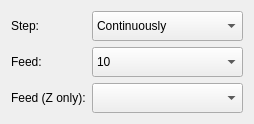
<?xml version="1.0" encoding="UTF-8"?>
<ui version="4.0">
 <class>partMainJogParameters</class>
 <widget class="QWidget" name="partMainJogParameters">
  <property name="geometry">
   <rect>
    <x>0</x>
    <y>0</y>
    <width>254</width>
    <height>120</height>
   </rect>
  </property>
  <property name="windowTitle">
   <string>Form</string>
  </property>
  <layout class="QFormLayout" name="middlePartLayout">
   <item row="0" column="0">
    <widget class="QLabel" name="lblStep">
     <property name="sizePolicy">
      <sizepolicy hsizetype="Preferred" vsizetype="Expanding">
       <horstretch>0</horstretch>
       <verstretch>0</verstretch>
      </sizepolicy>
     </property>
     <property name="text">
      <string>Step:</string>
     </property>
    </widget>
   </item>
   <item row="0" column="1">
    <widget class="ComboBoxKey" name="cboJogStep">
     <property name="minimumSize">
      <size>
       <width>0</width>
       <height>30</height>
      </size>
     </property>
     <property name="editable">
      <bool>false</bool>
     </property>
     <property name="insertPolicy">
      <enum>QComboBox::InsertPolicy::NoInsert</enum>
     </property>
     <item>
      <property name="text">
       <string>Continuously</string>
      </property>
     </item>
     <item>
      <property name="text">
       <string>0.01</string>
      </property>
     </item>
     <item>
      <property name="text">
       <string>0.1</string>
      </property>
     </item>
     <item>
      <property name="text">
       <string>1</string>
      </property>
     </item>
     <item>
      <property name="text">
       <string>5</string>
      </property>
     </item>
     <item>
      <property name="text">
       <string>10</string>
      </property>
     </item>
     <item>
      <property name="text">
       <string>100</string>
      </property>
     </item>
    </widget>
   </item>
   <item row="1" column="0">
    <widget class="QLabel" name="lblFeed">
     <property name="sizePolicy">
      <sizepolicy hsizetype="Preferred" vsizetype="Expanding">
       <horstretch>0</horstretch>
       <verstretch>0</verstretch>
      </sizepolicy>
     </property>
     <property name="text">
      <string>Feed:</string>
     </property>
    </widget>
   </item>
   <item row="1" column="1">
    <widget class="ComboBoxKey" name="cboJogFeed">
     <property name="minimumSize">
      <size>
       <width>0</width>
       <height>30</height>
      </size>
     </property>
     <property name="editable">
      <bool>false</bool>
     </property>
     <property name="insertPolicy">
      <enum>QComboBox::InsertPolicy::NoInsert</enum>
     </property>
     <item>
      <property name="text">
       <string>10</string>
      </property>
     </item>
     <item>
      <property name="text">
       <string>50</string>
      </property>
     </item>
     <item>
      <property name="text">
       <string>100</string>
      </property>
     </item>
     <item>
      <property name="text">
       <string>500</string>
      </property>
     </item>
     <item>
      <property name="text">
       <string>1000</string>
      </property>
     </item>
     <item>
      <property name="text">
       <string>2000</string>
      </property>
     </item>
    </widget>
   </item>
   <item row="2" column="0">
    <widget class="QLabel" name="lblFeedZ">
     <property name="sizePolicy">
      <sizepolicy hsizetype="Preferred" vsizetype="Expanding">
       <horstretch>0</horstretch>
       <verstretch>0</verstretch>
      </sizepolicy>
     </property>
     <property name="text">
      <string>Feed (Z only):</string>
     </property>
    </widget>
   </item>
   <item row="2" column="1">
    <widget class="ComboBoxKey" name="cboJogFeedZ">
     <property name="minimumSize">
      <size>
       <width>0</width>
       <height>30</height>
      </size>
     </property>
    </widget>
   </item>
  </layout>
 </widget>
 <customwidgets>
  <customwidget>
   <class>ComboBoxKey</class>
   <extends>QComboBox</extends>
   <header>ui/widgets/comboboxkey.h</header>
  </customwidget>
 </customwidgets>
 <resources/>
 <connections/>
</ui>
